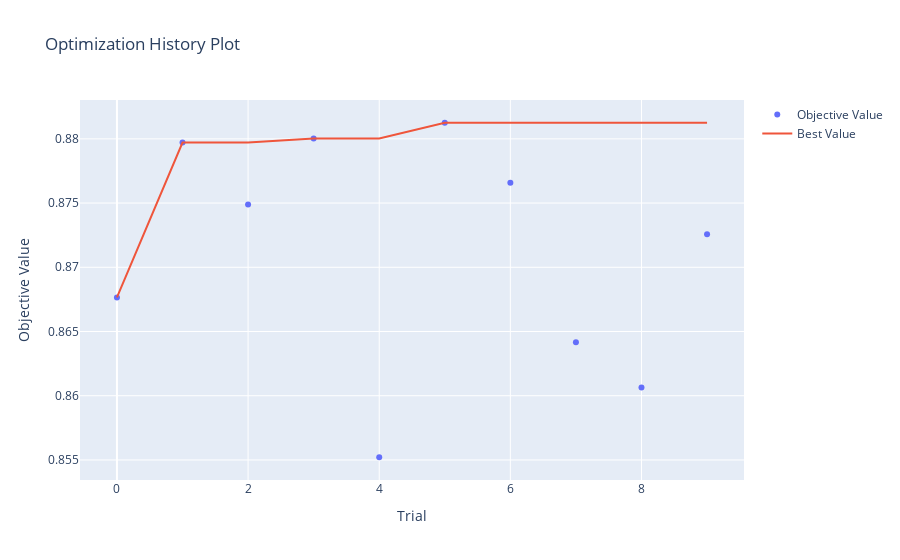

Notebook code cell kept with this figure:
### Code cell
import optuna
from plotly.io import show

fig = optuna.visualization.plot_optimization_history(dbocsvm_study)
show(fig)

### Figure 1 — Plotly figure (JSON) as saved in the notebook; plotly's stock layout.template omitted (floating-point values rounded to 4 significant figures)
{"data": [{"mode": "markers", "name": "Objective Value", "type": "scatter", "x": [0, 1, 2, 3, 4, 5, 6, 7, 8, 9], "y": [0.8677, 0.8797, 0.8749, 0.88, 0.8552, 0.8813, 0.8766, 0.8642, 0.8606, 0.8726]}, {"mode": "lines", "name": "Best Value", "type": "scatter", "x": [0, 1, 2, 3, 4, 5, 6, 7, 8, 9], "y": [0.8677, 0.8797, 0.8797, 0.88, 0.88, 0.8813, 0.8813, 0.8813, 0.8813, 0.8813]}, {"marker": {"color": "#cccccc"}, "mode": "markers", "name": "Infeasible Trial", "showlegend": false, "type": "scatter", "x": [], "y": []}], "layout": {"title": {"text": "Optimization History Plot"}, "xaxis": {"title": {"text": "Trial"}}, "yaxis": {"title": {"text": "Objective Value"}}}}
